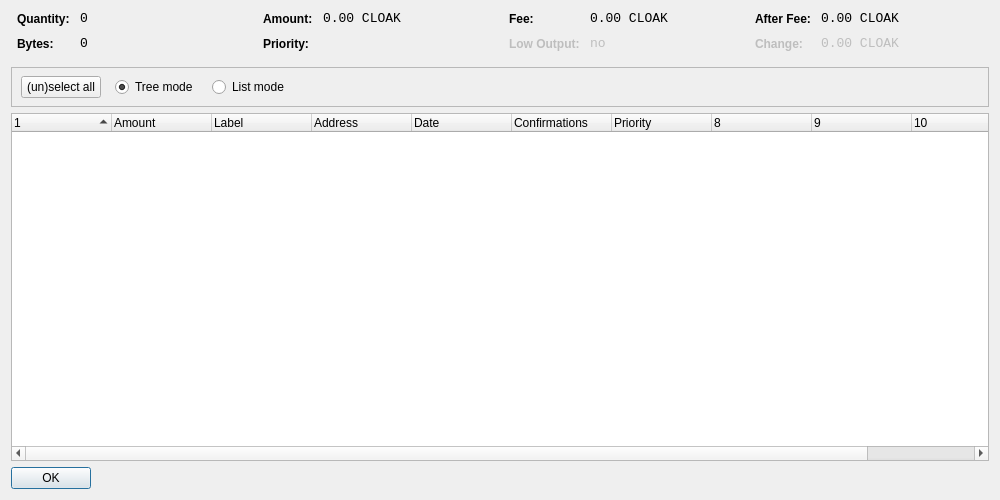
<?xml version="1.0" encoding="UTF-8"?>
<ui version="4.0">
 <class>CoinControlDialog</class>
 <widget class="QDialog" name="CoinControlDialog">
  <property name="geometry">
   <rect>
    <x>0</x>
    <y>0</y>
    <width>1000</width>
    <height>500</height>
   </rect>
  </property>
  <property name="windowTitle">
   <string>Coin Control</string>
  </property>
  <layout class="QVBoxLayout" name="verticalLayout">
   <item>
    <layout class="QHBoxLayout" name="horizontalLayoutTop" stretch="0,0,0,0">
     <property name="topMargin">
      <number>0</number>
     </property>
     <property name="bottomMargin">
      <number>10</number>
     </property>
     <item>
      <layout class="QFormLayout" name="formLayoutCoinControl1">
       <property name="horizontalSpacing">
        <number>10</number>
       </property>
       <property name="verticalSpacing">
        <number>10</number>
       </property>
       <property name="leftMargin">
        <number>6</number>
       </property>
       <property name="rightMargin">
        <number>6</number>
       </property>
       <item row="0" column="0">
        <widget class="QLabel" name="labelCoinControlQuantityText">
         <property name="styleSheet">
          <string notr="true">font-weight:bold;</string>
         </property>
         <property name="text">
          <string>Quantity:</string>
         </property>
        </widget>
       </item>
       <item row="0" column="1">
        <widget class="QLabel" name="labelCoinControlQuantity">
         <property name="font">
          <font>
           <family>Monospace</family>
           <pointsize>10</pointsize>
          </font>
         </property>
         <property name="cursor">
          <cursorShape>IBeamCursor</cursorShape>
         </property>
         <property name="contextMenuPolicy">
          <enum>Qt::ActionsContextMenu</enum>
         </property>
         <property name="text">
          <string notr="true">0</string>
         </property>
         <property name="textInteractionFlags">
          <set>Qt::LinksAccessibleByMouse|Qt::TextSelectableByKeyboard|Qt::TextSelectableByMouse</set>
         </property>
        </widget>
       </item>
       <item row="1" column="0">
        <widget class="QLabel" name="labelCoinControlBytesText">
         <property name="styleSheet">
          <string notr="true">font-weight:bold;</string>
         </property>
         <property name="text">
          <string>Bytes:</string>
         </property>
        </widget>
       </item>
       <item row="1" column="1">
        <widget class="QLabel" name="labelCoinControlBytes">
         <property name="font">
          <font>
           <family>Monospace</family>
           <pointsize>10</pointsize>
          </font>
         </property>
         <property name="cursor">
          <cursorShape>IBeamCursor</cursorShape>
         </property>
         <property name="contextMenuPolicy">
          <enum>Qt::ActionsContextMenu</enum>
         </property>
         <property name="text">
          <string notr="true">0</string>
         </property>
         <property name="textInteractionFlags">
          <set>Qt::LinksAccessibleByMouse|Qt::TextSelectableByKeyboard|Qt::TextSelectableByMouse</set>
         </property>
        </widget>
       </item>
      </layout>
     </item>
     <item>
      <layout class="QFormLayout" name="formLayoutCoinControl2">
       <property name="horizontalSpacing">
        <number>10</number>
       </property>
       <property name="verticalSpacing">
        <number>10</number>
       </property>
       <property name="leftMargin">
        <number>6</number>
       </property>
       <property name="rightMargin">
        <number>6</number>
       </property>
       <item row="0" column="0">
        <widget class="QLabel" name="labelCoinControlAmountText">
         <property name="styleSheet">
          <string notr="true">font-weight:bold;</string>
         </property>
         <property name="text">
          <string>Amount:</string>
         </property>
        </widget>
       </item>
       <item row="0" column="1">
        <widget class="QLabel" name="labelCoinControlAmount">
         <property name="font">
          <font>
           <family>Monospace</family>
           <pointsize>10</pointsize>
          </font>
         </property>
         <property name="cursor">
          <cursorShape>IBeamCursor</cursorShape>
         </property>
         <property name="contextMenuPolicy">
          <enum>Qt::ActionsContextMenu</enum>
         </property>
         <property name="text">
          <string notr="true">0.00 CLOAK</string>
         </property>
         <property name="textInteractionFlags">
          <set>Qt::LinksAccessibleByMouse|Qt::TextSelectableByKeyboard|Qt::TextSelectableByMouse</set>
         </property>
        </widget>
       </item>
       <item row="1" column="0">
        <widget class="QLabel" name="labelCoinControlPriorityText">
         <property name="styleSheet">
          <string notr="true">font-weight:bold;</string>
         </property>
         <property name="text">
          <string>Priority:</string>
         </property>
        </widget>
       </item>
       <item row="1" column="1">
        <widget class="QLabel" name="labelCoinControlPriority">
         <property name="font">
          <font>
           <family>Monospace</family>
           <pointsize>10</pointsize>
          </font>
         </property>
         <property name="cursor">
          <cursorShape>IBeamCursor</cursorShape>
         </property>
         <property name="contextMenuPolicy">
          <enum>Qt::ActionsContextMenu</enum>
         </property>
         <property name="text">
          <string/>
         </property>
         <property name="textInteractionFlags">
          <set>Qt::LinksAccessibleByMouse|Qt::TextSelectableByKeyboard|Qt::TextSelectableByMouse</set>
         </property>
        </widget>
       </item>
      </layout>
     </item>
     <item>
      <layout class="QFormLayout" name="formLayoutCoinControl3">
       <property name="horizontalSpacing">
        <number>10</number>
       </property>
       <property name="verticalSpacing">
        <number>10</number>
       </property>
       <property name="leftMargin">
        <number>6</number>
       </property>
       <property name="rightMargin">
        <number>6</number>
       </property>
       <item row="0" column="0">
        <widget class="QLabel" name="labelCoinControlFeeText">
         <property name="styleSheet">
          <string notr="true">font-weight:bold;</string>
         </property>
         <property name="text">
          <string>Fee:</string>
         </property>
        </widget>
       </item>
       <item row="0" column="1">
        <widget class="QLabel" name="labelCoinControlFee">
         <property name="font">
          <font>
           <family>Monospace</family>
           <pointsize>10</pointsize>
          </font>
         </property>
         <property name="cursor">
          <cursorShape>IBeamCursor</cursorShape>
         </property>
         <property name="contextMenuPolicy">
          <enum>Qt::ActionsContextMenu</enum>
         </property>
         <property name="text">
          <string notr="true">0.00 CLOAK</string>
         </property>
         <property name="textInteractionFlags">
          <set>Qt::LinksAccessibleByMouse|Qt::TextSelectableByKeyboard|Qt::TextSelectableByMouse</set>
         </property>
        </widget>
       </item>
       <item row="1" column="0">
        <widget class="QLabel" name="labelCoinControlLowOutputText">
         <property name="enabled">
          <bool>false</bool>
         </property>
         <property name="styleSheet">
          <string notr="true">font-weight:bold;</string>
         </property>
         <property name="text">
          <string>Low Output:</string>
         </property>
        </widget>
       </item>
       <item row="1" column="1">
        <widget class="QLabel" name="labelCoinControlLowOutput">
         <property name="enabled">
          <bool>false</bool>
         </property>
         <property name="font">
          <font>
           <family>Monospace</family>
           <pointsize>10</pointsize>
          </font>
         </property>
         <property name="cursor">
          <cursorShape>IBeamCursor</cursorShape>
         </property>
         <property name="contextMenuPolicy">
          <enum>Qt::ActionsContextMenu</enum>
         </property>
         <property name="text">
          <string notr="true">no</string>
         </property>
         <property name="textInteractionFlags">
          <set>Qt::LinksAccessibleByMouse|Qt::TextSelectableByKeyboard|Qt::TextSelectableByMouse</set>
         </property>
        </widget>
       </item>
      </layout>
     </item>
     <item>
      <layout class="QFormLayout" name="formLayoutCoinControl4">
       <property name="horizontalSpacing">
        <number>10</number>
       </property>
       <property name="verticalSpacing">
        <number>10</number>
       </property>
       <property name="leftMargin">
        <number>6</number>
       </property>
       <property name="rightMargin">
        <number>6</number>
       </property>
       <item row="0" column="0">
        <widget class="QLabel" name="labelCoinControlAfterFeeText">
         <property name="styleSheet">
          <string notr="true">font-weight:bold;</string>
         </property>
         <property name="text">
          <string>After Fee:</string>
         </property>
        </widget>
       </item>
       <item row="0" column="1">
        <widget class="QLabel" name="labelCoinControlAfterFee">
         <property name="font">
          <font>
           <family>Monospace</family>
           <pointsize>10</pointsize>
          </font>
         </property>
         <property name="cursor">
          <cursorShape>IBeamCursor</cursorShape>
         </property>
         <property name="contextMenuPolicy">
          <enum>Qt::ActionsContextMenu</enum>
         </property>
         <property name="text">
          <string notr="true">0.00 CLOAK</string>
         </property>
         <property name="textInteractionFlags">
          <set>Qt::LinksAccessibleByMouse|Qt::TextSelectableByKeyboard|Qt::TextSelectableByMouse</set>
         </property>
        </widget>
       </item>
       <item row="1" column="0">
        <widget class="QLabel" name="labelCoinControlChangeText">
         <property name="enabled">
          <bool>false</bool>
         </property>
         <property name="styleSheet">
          <string notr="true">font-weight:bold;</string>
         </property>
         <property name="text">
          <string>Change:</string>
         </property>
        </widget>
       </item>
       <item row="1" column="1">
        <widget class="QLabel" name="labelCoinControlChange">
         <property name="enabled">
          <bool>false</bool>
         </property>
         <property name="font">
          <font>
           <family>Monospace</family>
           <pointsize>10</pointsize>
          </font>
         </property>
         <property name="cursor">
          <cursorShape>IBeamCursor</cursorShape>
         </property>
         <property name="contextMenuPolicy">
          <enum>Qt::ActionsContextMenu</enum>
         </property>
         <property name="text">
          <string notr="true">0.00 CLOAK</string>
         </property>
         <property name="textInteractionFlags">
          <set>Qt::LinksAccessibleByMouse|Qt::TextSelectableByKeyboard|Qt::TextSelectableByMouse</set>
         </property>
        </widget>
       </item>
      </layout>
     </item>
    </layout>
   </item>
   <item>
    <widget class="QFrame" name="frame">
     <property name="minimumSize">
      <size>
       <width>0</width>
       <height>40</height>
      </size>
     </property>
     <property name="frameShape">
      <enum>QFrame::StyledPanel</enum>
     </property>
     <property name="frameShadow">
      <enum>QFrame::Sunken</enum>
     </property>
     <widget class="QWidget" name="horizontalLayoutWidget">
      <property name="geometry">
       <rect>
        <x>10</x>
        <y>0</y>
        <width>781</width>
        <height>41</height>
       </rect>
      </property>
      <layout class="QHBoxLayout" name="horizontalLayoutPanel" stretch="0,0,0,0,0">
       <property name="spacing">
        <number>14</number>
       </property>
       <item>
        <widget class="QPushButton" name="pushButtonSelectAll">
         <property name="sizePolicy">
          <sizepolicy hsizetype="Maximum" vsizetype="Fixed">
           <horstretch>0</horstretch>
           <verstretch>0</verstretch>
          </sizepolicy>
         </property>
         <property name="text">
          <string>(un)select all</string>
         </property>
        </widget>
       </item>
       <item>
        <widget class="QRadioButton" name="radioTreeMode">
         <property name="sizePolicy">
          <sizepolicy hsizetype="Maximum" vsizetype="Fixed">
           <horstretch>0</horstretch>
           <verstretch>0</verstretch>
          </sizepolicy>
         </property>
         <property name="text">
          <string>Tree mode</string>
         </property>
         <property name="checked">
          <bool>true</bool>
         </property>
        </widget>
       </item>
       <item>
        <widget class="QRadioButton" name="radioListMode">
         <property name="sizePolicy">
          <sizepolicy hsizetype="Maximum" vsizetype="Fixed">
           <horstretch>0</horstretch>
           <verstretch>0</verstretch>
          </sizepolicy>
         </property>
         <property name="text">
          <string>List mode</string>
         </property>
        </widget>
       </item>
       <item>
        <spacer name="horizontalSpacer">
         <property name="orientation">
          <enum>Qt::Horizontal</enum>
         </property>
         <property name="sizeHint" stdset="0">
          <size>
           <width>40</width>
           <height>20</height>
          </size>
         </property>
        </spacer>
       </item>
      </layout>
     </widget>
    </widget>
   </item>
   <item>
    <widget class="CoinControlTreeWidget" name="treeWidget">
     <property name="contextMenuPolicy">
      <enum>Qt::CustomContextMenu</enum>
     </property>
     <property name="sortingEnabled">
      <bool>false</bool>
     </property>
     <property name="columnCount">
      <number>11</number>
     </property>
     <attribute name="headerShowSortIndicator" stdset="0">
      <bool>true</bool>
     </attribute>
     <attribute name="headerStretchLastSection">
      <bool>false</bool>
     </attribute>
     <column>
      <property name="text">
       <string/>
      </property>
     </column>
     <column>
      <property name="text">
       <string>Amount</string>
      </property>
     </column>
     <column>
      <property name="text">
       <string>Label</string>
      </property>
     </column>
     <column>
      <property name="text">
       <string>Address</string>
      </property>
     </column>
     <column>
      <property name="text">
       <string>Date</string>
      </property>
     </column>
     <column>
      <property name="text">
       <string>Confirmations</string>
      </property>
      <property name="toolTip">
       <string>Confirmed</string>
      </property>
     </column>
     <column>
      <property name="text">
       <string>Priority</string>
      </property>
     </column>
     <column>
      <property name="text">
       <string/>
      </property>
     </column>
     <column>
      <property name="text">
       <string/>
      </property>
     </column>
     <column>
      <property name="text">
       <string/>
      </property>
     </column>
     <column>
      <property name="text">
       <string/>
      </property>
     </column>
    </widget>
   </item>
   <item>
    <widget class="QDialogButtonBox" name="buttonBox">
     <property name="sizePolicy">
      <sizepolicy hsizetype="Maximum" vsizetype="Fixed">
       <horstretch>0</horstretch>
       <verstretch>0</verstretch>
      </sizepolicy>
     </property>
     <property name="orientation">
      <enum>Qt::Horizontal</enum>
     </property>
     <property name="standardButtons">
      <set>QDialogButtonBox::Ok</set>
     </property>
    </widget>
   </item>
  </layout>
 </widget>
 <customwidgets>
  <customwidget>
   <class>CoinControlTreeWidget</class>
   <extends>QTreeWidget</extends>
   <header>coincontroltreewidget.h</header>
  </customwidget>
 </customwidgets>
 <resources/>
 <connections/>
</ui>
